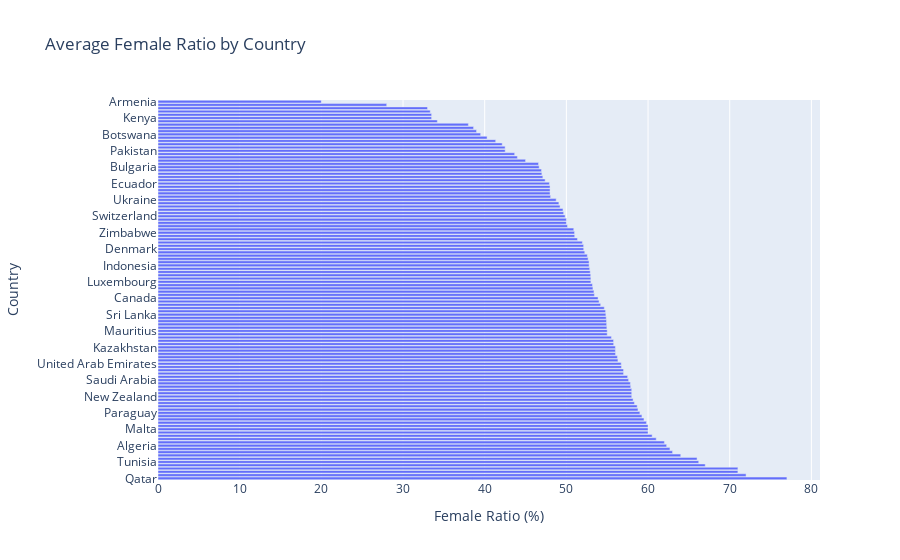

Here is the notebook cell this chart was saved with:
### Markdown cell above
Average female ratio by country

### Code cell
import plotly.express as px

# Reverse one-hot encoding to get the 'Country' column
data['Country'] = data.filter(like='Location_').idxmax(axis=1).str.replace('Location_', '')

# Grouping data by country and calculating the average gender ratio
country_gender_ratio = data.groupby('Country')[['Female Ratio', 'Male Ratio']].mean().reset_index()

# Visualizing the gender ratio by country using Plotly
fig = px.bar(country_gender_ratio.sort_values(by='Female Ratio', ascending=False), 
             x='Female Ratio', 
             y='Country', 
             orientation='h', 
             title='Average Female Ratio by Country', 
             labels={'Female Ratio': 'Female Ratio (%)', 'Country': 'Country'})

fig.show()

### Figure 1 — Plotly figure (JSON) as saved in the notebook; plotly's stock layout.template omitted (floating-point values rounded to 4 significant figures)
{"data": [{"alignmentgroup": "True", "hovertemplate": "Female Ratio (%)=%{x}<br>Country=%{y}<extra></extra>", "legendgroup": "", "marker": {"color": "#636efa", "pattern": {"shape": ""}}, "name": "", "offsetgroup": "", "orientation": "h", "showlegend": false, "textposition": "auto", "type": "bar", "x": [77, 72, 71, 71, 67, 66.2, 66, 64, 63, 62.68, 62.27, 62, 61, 60.5, 60, 60, 60, 59.8, 59.5, 59.25, 59, 58.77, 58.67, 58.33, 58.17, 58, 58, 58, 57.87, 57.83, 57.62, 57.5, 57, 57, 56.75, 56.71, 56.31, 56.25, 56.02, 56, 56, 55.79, 55.78, 55.51, 55, 55, 54.95, 54.93, 54.91, 54.88, 54.83, 54.8, 54.64, 54.2, 54, 53.88, 53.43, 53.38, 53.25, 53.2, 53, 53, 52.98, 52.92, 52.85, 52.78, 52.78, 52.66, 52.56, 52.25, 52.12, 52.11, 51.96, 51.36, 51.02, 51, 50.9, 50.14, 50, 50, 49.85, 49.67, 49.58, 49.23, 49.08, 48.75, 48.07, 48, 48, 48, 47.92, 47.4, 47.12, 47, 46.95, 46.67, 46.59, 45, 44, 43.67, 42.51, 42.5, 42.14, 41.34, 40.29, 39.5, 39, 38.64, 38, 34.2, 33.5, 33.5, 33.33, 33, 28, 20], "xaxis": "x", "y": ["Qatar", "Kyrgyzstan", "Estonia", "Jamaica", "Hong Kong", "Tunisia", "Brunei Darussalam", "Namibia", "Cuba", "Thailand", "Algeria", "Georgia", "Puerto Rico", "South Africa", "Sudan", "Malta", "Mongolia", "Argentina", "Palestine", "Slovenia", "Paraguay", "United Kingdom", "Serbia", "Croatia", "Peru", "New Zealand", "Fiji", "Libya", "Australia", "Norway", "Saudi Arabia", "Iceland", "Montenegro", "Kuwait", "Latvia", "United Arab Emirates", "Portugal", "Venezuela", "Italy", "Cyprus", "Kazakhstan", "Czech Republic", "Belgium", "Sweden", "Cambodia", "Mauritius", "Romania", "Spain", "Poland", "Philippines", "Sri Lanka", "Malaysia", "Ireland", "Lithuania", "Israel", "Canada", "Lebanon", "Slovakia", "Jordan", "Brazil", "Luxembourg", "Moldova", "Finland", "Colombia", "Iran", "Indonesia", "Greece", "United States", "Mexico", "Oman", "Denmark", "Unknown Location", "Chile", "Netherlands", "Iraq", "Zimbabwe", "Morocco", "Germany", "Nepal", "Vietnam", "Switzerland", "Azerbaijan", "Austria", "Egypt", "China", "Ukraine", "Turkey", "Ghana", "Uganda", "Singapore", "Ecuador", "Hungary", "South Korea", "Uruguay", "France", "Bulgaria", "Taiwan", "Kosovo", "Costa Rica", "Northern Cyprus", "Pakistan", "Tanzania", "Nigeria", "Uzbekistan", "Japan", "Botswana", "Mozambique", "India", "Zambia", "Bangladesh", "Kenya", "Turkmenistan", "Ethiopia", "Somalia", "Malawi", "Armenia"], "yaxis": "y"}], "layout": {"barmode": "relative", "legend": {"tracegroupgap": 0}, "title": {"text": "Average Female Ratio by Country"}, "xaxis": {"anchor": "y", "domain": [0, 1], "title": {"text": "Female Ratio (%)"}}, "yaxis": {"anchor": "x", "domain": [0, 1], "title": {"text": "Country"}}}}
